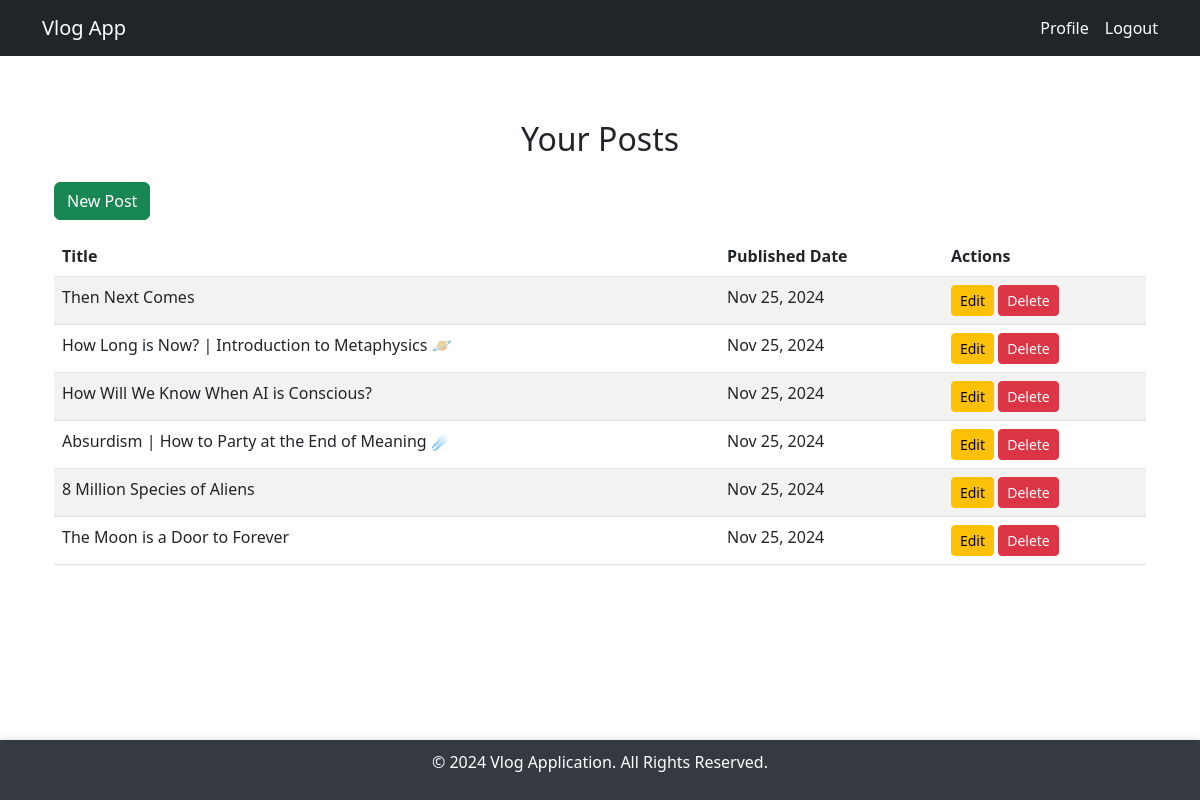
Screenshot of /vlog/profile/ (signed in) with the database file from the repository.
### vlog/models.py (models this page shows, shortened)
class VlogPost(models.Model):
    title = models.CharField(max_length=200, unique=True, verbose_name="Vlog Title")
    video_url = models.URLField(max_length=500, verbose_name="Video URL")
    description = models.TextField(verbose_name="Description")
    author = models.ForeignKey(User, on_delete=models.CASCADE, verbose_name="Author")
    published_date = models.DateTimeField(auto_now_add=True, verbose_name="Published Date")
    tags = models.CharField(max_length=200, verbose_name="Tags")

### vlog/views.py (the view)
# urls.py: path('profile/', profile, name='profile'),
def profile(request):
    user_posts = VlogPost.objects.filter(author=request.user)
    return render(request, 'profile.html', {'user_posts': user_posts})

### vlog/templates/profile.html (shortened to what this page needs)
{% extends 'base.html' %}
{% block content %}
<div class="container mt-5">
    <h2 class="text-center">Your Posts</h2>
    <button type="button" class="btn btn-success my-3" data-bs-toggle="modal" data-bs-target="#createVlogModal">
        New Post
    </button>
    <table class="table table-striped">
        <thead>
            <tr>
                <th>Title</th>
                <th>Published Date</th>
                <th>Actions</th>
            </tr>
        </thead>
        <tbody>
            {% for post in user_posts %}
            <tr>
                <td>{{ post.title }}</td>
                <td>{{ post.published_date|date:"M d, Y" }}</td>
                <td>
                    <button type="button" class="btn btn-warning btn-sm" data-bs-toggle="modal" data-bs-target="#editVlogModal-{{ post.id }}">
                        Edit
                    </button>
                    <button type="button" class="btn btn-danger btn-sm" data-bs-toggle="modal" data-bs-target="#deleteVlogModal-{{ post.id }}">
                        Delete
                    </button>
                </td>
            </tr>
            {% empty %}
            <tr>
                <td colspan="3" class="text-center">You have no posts.</td>
            </tr>
            {% endfor %}
        </tbody>
    </table>
</div>
{% endblock %}

### vlog/static/css/styles.css (style rules this page uses)
html, body { height: 100%; margin: 0; display: flex; flex-direction: column; }
* { box-sizing: border-box; transition: all 0.3s ease-in-out; }

### rows the page displays
VlogPost: title "Then Next Comes", published_date "Nov 25, 2024"
VlogPost: title "How Long is Now? | Introduction to Metaphysics 🪐", published_date "Nov 25, 2024"
VlogPost: title "How Will We Know When AI is Conscious?", published_date "Nov 25, 2024"
VlogPost: title "Absurdism | How to Party at the End of Meaning ☄️", published_date "Nov 25, 2024"
VlogPost: title "8 Million Species of Aliens", published_date "Nov 25, 2024"
VlogPost: title "The Moon is a Door to Forever", published_date "Nov 25, 2024"
